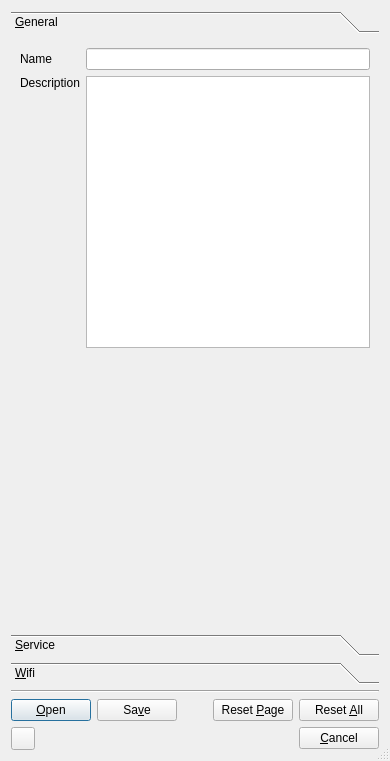
<?xml version="1.0" encoding="UTF-8"?>
<ui version="4.0">
 <class>Provisioning</class>
 <widget class="QDialog" name="Provisioning">
  <property name="geometry">
   <rect>
    <x>0</x>
    <y>0</y>
    <width>390</width>
    <height>761</height>
   </rect>
  </property>
  <property name="windowTitle">
   <string>Provisioning Editor</string>
  </property>
  <property name="sizeGripEnabled">
   <bool>true</bool>
  </property>
  <layout class="QVBoxLayout" name="verticalLayout">
   <item>
    <widget class="QToolBox" name="toolBox_prov_ed">
     <property name="currentIndex">
      <number>0</number>
     </property>
     <widget class="QWidget" name="general">
      <property name="geometry">
       <rect>
        <x>0</x>
        <y>0</y>
        <width>372</width>
        <height>589</height>
       </rect>
      </property>
      <attribute name="label">
       <string>&amp;General</string>
      </attribute>
      <layout class="QGridLayout" name="gridLayout">
       <item row="0" column="0">
        <widget class="QLabel" name="label_name">
         <property name="text">
          <string>Name</string>
         </property>
        </widget>
       </item>
       <item row="0" column="1">
        <widget class="QLineEdit" name="lineEdit_name"/>
       </item>
       <item row="1" column="0">
        <widget class="QLabel" name="label_description">
         <property name="text">
          <string>Description</string>
         </property>
         <property name="alignment">
          <set>Qt::AlignLeading|Qt::AlignLeft|Qt::AlignTop</set>
         </property>
        </widget>
       </item>
       <item row="1" column="1">
        <widget class="QPlainTextEdit" name="plainTextEdit_description"/>
       </item>
       <item row="2" column="1">
        <spacer name="verticalSpacer">
         <property name="orientation">
          <enum>Qt::Vertical</enum>
         </property>
         <property name="sizeHint" stdset="0">
          <size>
           <width>20</width>
           <height>40</height>
          </size>
         </property>
        </spacer>
       </item>
      </layout>
     </widget>
     <widget class="QWidget" name="service">
      <property name="geometry">
       <rect>
        <x>0</x>
        <y>0</y>
        <width>358</width>
        <height>603</height>
       </rect>
      </property>
      <attribute name="label">
       <string>&amp;Service</string>
      </attribute>
      <layout class="QVBoxLayout" name="verticalLayout_2">
       <item>
        <widget class="QGroupBox" name="groupBox">
         <property name="title">
          <string>Type</string>
         </property>
         <layout class="QFormLayout" name="formLayout_5">
          <item row="0" column="0">
           <widget class="QComboBox" name="comboBox_type">
            <item>
             <property name="text">
              <string>ethernet</string>
             </property>
            </item>
            <item>
             <property name="text">
              <string>wifi</string>
             </property>
            </item>
           </widget>
          </item>
          <item row="0" column="1">
           <spacer name="horizontalSpacer">
            <property name="orientation">
             <enum>Qt::Horizontal</enum>
            </property>
            <property name="sizeHint" stdset="0">
             <size>
              <width>40</width>
              <height>20</height>
             </size>
            </property>
           </spacer>
          </item>
         </layout>
        </widget>
       </item>
       <item>
        <widget class="QGroupBox" name="groupBox_ipv4">
         <property name="title">
          <string>IPV4</string>
         </property>
         <layout class="QFormLayout" name="formLayout_3">
          <item row="0" column="0">
           <widget class="QLabel" name="label_8">
            <property name="text">
             <string>Method</string>
            </property>
           </widget>
          </item>
          <item row="0" column="1">
           <widget class="QComboBox" name="comboBox_ipv4method">
            <item>
             <property name="text">
              <string>DHCP</string>
             </property>
            </item>
            <item>
             <property name="text">
              <string>Manual</string>
             </property>
            </item>
            <item>
             <property name="text">
              <string>Off</string>
             </property>
            </item>
           </widget>
          </item>
          <item row="1" column="0">
           <widget class="QLabel" name="label">
            <property name="text">
             <string>Address</string>
            </property>
           </widget>
          </item>
          <item row="1" column="1">
           <widget class="QLineEdit" name="lineEdit_ipv4address"/>
          </item>
          <item row="2" column="0">
           <widget class="QLabel" name="label_2">
            <property name="text">
             <string>Netmask</string>
            </property>
           </widget>
          </item>
          <item row="2" column="1">
           <widget class="QLineEdit" name="lineEdit_ipv4netmask"/>
          </item>
          <item row="3" column="0">
           <widget class="QLabel" name="label_3">
            <property name="text">
             <string>Gateway</string>
            </property>
           </widget>
          </item>
          <item row="3" column="1">
           <widget class="QLineEdit" name="lineEdit_ipv4gateway"/>
          </item>
         </layout>
        </widget>
       </item>
       <item>
        <widget class="QGroupBox" name="groupBox_ipv6">
         <property name="title">
          <string>IPV6</string>
         </property>
         <layout class="QFormLayout" name="formLayout_2">
          <item row="0" column="0">
           <widget class="QLabel" name="label_9">
            <property name="text">
             <string>Method</string>
            </property>
           </widget>
          </item>
          <item row="0" column="1">
           <widget class="QComboBox" name="comboBox_ipv6method">
            <item>
             <property name="text">
              <string>Auto</string>
             </property>
            </item>
            <item>
             <property name="text">
              <string>Manual</string>
             </property>
            </item>
            <item>
             <property name="text">
              <string>Off</string>
             </property>
            </item>
           </widget>
          </item>
          <item row="1" column="0">
           <widget class="QLabel" name="label_7">
            <property name="text">
             <string>Prefix Length</string>
            </property>
           </widget>
          </item>
          <item row="1" column="1">
           <widget class="QSpinBox" name="spinBox_ipv6prefixlength">
            <property name="maximum">
             <number>255</number>
            </property>
           </widget>
          </item>
          <item row="2" column="0">
           <widget class="QLabel" name="label_5">
            <property name="text">
             <string>Address</string>
            </property>
           </widget>
          </item>
          <item row="2" column="1">
           <widget class="QLineEdit" name="lineEdit_ipv6address"/>
          </item>
          <item row="3" column="0">
           <widget class="QLabel" name="label_4">
            <property name="text">
             <string>Gateway</string>
            </property>
           </widget>
          </item>
          <item row="3" column="1">
           <widget class="QLineEdit" name="lineEdit_ipv6gateway"/>
          </item>
          <item row="4" column="0">
           <widget class="QLabel" name="label_6">
            <property name="text">
             <string>Privacy</string>
            </property>
           </widget>
          </item>
          <item row="4" column="1">
           <widget class="QComboBox" name="comboBox_ipv6privacy">
            <item>
             <property name="text">
              <string>Disabled</string>
             </property>
            </item>
            <item>
             <property name="text">
              <string>Preferred</string>
             </property>
            </item>
            <item>
             <property name="text">
              <string>Enabled</string>
             </property>
            </item>
           </widget>
          </item>
         </layout>
        </widget>
       </item>
       <item>
        <widget class="QGroupBox" name="groupBox_addresses">
         <property name="title">
          <string>Addresses</string>
         </property>
         <layout class="QFormLayout" name="formLayout">
          <item row="0" column="0">
           <widget class="QLabel" name="label_10">
            <property name="text">
             <string>MAC Address</string>
            </property>
           </widget>
          </item>
          <item row="0" column="1">
           <widget class="QLineEdit" name="lineEdit_macaddress"/>
          </item>
          <item row="1" column="0">
           <widget class="QLabel" name="label_14">
            <property name="text">
             <string>Domain</string>
            </property>
           </widget>
          </item>
          <item row="1" column="1">
           <widget class="QLineEdit" name="lineEdit_domain"/>
          </item>
          <item row="2" column="0">
           <widget class="QLabel" name="label_11">
            <property name="text">
             <string>Name Servers</string>
            </property>
           </widget>
          </item>
          <item row="2" column="1">
           <widget class="QLineEdit" name="lineEdit_nameservers"/>
          </item>
          <item row="3" column="0">
           <widget class="QLabel" name="label_12">
            <property name="text">
             <string>Time Servers</string>
            </property>
           </widget>
          </item>
          <item row="3" column="1">
           <widget class="QLineEdit" name="lineEdit_timeservers"/>
          </item>
          <item row="4" column="0">
           <widget class="QLabel" name="label_13">
            <property name="text">
             <string>Search Domains</string>
            </property>
           </widget>
          </item>
          <item row="4" column="1">
           <widget class="QLineEdit" name="lineEdit_searchdomains"/>
          </item>
         </layout>
        </widget>
       </item>
       <item>
        <spacer name="verticalSpacer_2">
         <property name="orientation">
          <enum>Qt::Vertical</enum>
         </property>
         <property name="sizeHint" stdset="0">
          <size>
           <width>20</width>
           <height>40</height>
          </size>
         </property>
        </spacer>
       </item>
      </layout>
     </widget>
     <widget class="QWidget" name="wifi">
      <property name="geometry">
       <rect>
        <x>0</x>
        <y>0</y>
        <width>357</width>
        <height>579</height>
       </rect>
      </property>
      <attribute name="label">
       <string>&amp;Wifi</string>
      </attribute>
      <layout class="QGridLayout" name="gridLayout_5">
       <item row="0" column="0">
        <widget class="QGroupBox" name="groupBox_4">
         <property name="title">
          <string>Need some good name</string>
         </property>
         <layout class="QGridLayout" name="gridLayout_4">
          <item row="0" column="0">
           <widget class="QLabel" name="label_15">
            <property name="text">
             <string>Name</string>
            </property>
           </widget>
          </item>
          <item row="0" column="1" colspan="2">
           <widget class="QLineEdit" name="lineEdit_wifiname"/>
          </item>
          <item row="1" column="0">
           <widget class="QLabel" name="label_16">
            <property name="text">
             <string>SSID</string>
            </property>
           </widget>
          </item>
          <item row="1" column="1" colspan="2">
           <widget class="QLineEdit" name="lineEdit_wifissid"/>
          </item>
          <item row="2" column="0" colspan="2">
           <widget class="QCheckBox" name="checkBox_wifihidden">
            <property name="text">
             <string>Hidden</string>
            </property>
           </widget>
          </item>
          <item row="2" column="2">
           <spacer name="horizontalSpacer_3">
            <property name="orientation">
             <enum>Qt::Horizontal</enum>
            </property>
            <property name="sizeHint" stdset="0">
             <size>
              <width>241</width>
              <height>20</height>
             </size>
            </property>
           </spacer>
          </item>
         </layout>
        </widget>
       </item>
       <item row="1" column="0">
        <widget class="QGroupBox" name="groupBox_eap">
         <property name="title">
          <string>Extensible Authentication Protocol</string>
         </property>
         <layout class="QGridLayout" name="gridLayout_7">
          <item row="0" column="0">
           <widget class="QLabel" name="label_17">
            <property name="text">
             <string>EAP Type</string>
            </property>
           </widget>
          </item>
          <item row="0" column="1">
           <widget class="QComboBox" name="comboBox_eaptype">
            <item>
             <property name="text">
              <string/>
             </property>
            </item>
            <item>
             <property name="text">
              <string>tls</string>
             </property>
            </item>
            <item>
             <property name="text">
              <string>ttls</string>
             </property>
            </item>
            <item>
             <property name="text">
              <string>peap</string>
             </property>
            </item>
           </widget>
          </item>
          <item row="1" column="0">
           <widget class="QLabel" name="label_22">
            <property name="text">
             <string>Identity</string>
            </property>
           </widget>
          </item>
          <item row="1" column="1">
           <widget class="QLineEdit" name="lineEdit_eaptype"/>
          </item>
         </layout>
        </widget>
       </item>
       <item row="2" column="0">
        <widget class="QGroupBox" name="groupBox_certificates">
         <property name="title">
          <string>Certificates</string>
         </property>
         <layout class="QGridLayout" name="gridLayout_2">
          <item row="0" column="0">
           <widget class="QLabel" name="label_18">
            <property name="text">
             <string>CA Certificate File</string>
            </property>
           </widget>
          </item>
          <item row="0" column="1">
           <widget class="QLineEdit" name="lineEdit_cacertfile"/>
          </item>
          <item row="0" column="2">
           <widget class="QToolButton" name="toolButton_cacertfile">
            <property name="text">
             <string>...</string>
            </property>
           </widget>
          </item>
          <item row="1" column="0">
           <widget class="QLabel" name="label_19">
            <property name="text">
             <string>Client Certificate File</string>
            </property>
           </widget>
          </item>
          <item row="1" column="1">
           <widget class="QLineEdit" name="lineEdit_clientcertfile"/>
          </item>
          <item row="1" column="2">
           <widget class="QToolButton" name="toolButton_clientcertfile">
            <property name="text">
             <string>...</string>
            </property>
           </widget>
          </item>
         </layout>
        </widget>
       </item>
       <item row="3" column="0">
        <widget class="QGroupBox" name="groupBox_privatekey">
         <property name="title">
          <string>Private Key</string>
         </property>
         <layout class="QGridLayout" name="gridLayout_3">
          <item row="0" column="0">
           <widget class="QLabel" name="label_20">
            <property name="text">
             <string>Private Key File</string>
            </property>
           </widget>
          </item>
          <item row="0" column="1" colspan="3">
           <widget class="QLineEdit" name="lineEdit_privatekeyfile"/>
          </item>
          <item row="0" column="4">
           <widget class="QToolButton" name="toolButton_privatekeyfile">
            <property name="text">
             <string>...</string>
            </property>
           </widget>
          </item>
          <item row="1" column="0" colspan="2">
           <widget class="QLabel" name="label_26">
            <property name="text">
             <string>Private Key Passphrase</string>
            </property>
           </widget>
          </item>
          <item row="1" column="2" colspan="3">
           <widget class="QLineEdit" name="lineEdit_privatekeypassphrase"/>
          </item>
          <item row="2" column="0">
           <widget class="QLabel" name="label_27">
            <property name="text">
             <string>Passphrase Type</string>
            </property>
           </widget>
          </item>
          <item row="2" column="1" colspan="2">
           <widget class="QComboBox" name="comboBox_privatekeypassphrasetype">
            <item>
             <property name="text">
              <string/>
             </property>
            </item>
            <item>
             <property name="text">
              <string>fsid</string>
             </property>
            </item>
           </widget>
          </item>
          <item row="2" column="3" colspan="2">
           <spacer name="horizontalSpacer_2">
            <property name="orientation">
             <enum>Qt::Horizontal</enum>
            </property>
            <property name="sizeHint" stdset="0">
             <size>
              <width>117</width>
              <height>20</height>
             </size>
            </property>
           </spacer>
          </item>
         </layout>
        </widget>
       </item>
       <item row="4" column="0">
        <widget class="QGroupBox" name="groupBox_security">
         <property name="title">
          <string>Security</string>
         </property>
         <layout class="QGridLayout" name="gridLayout_6">
          <item row="0" column="0" colspan="2">
           <widget class="QLabel" name="label_25">
            <property name="text">
             <string>Security Type</string>
            </property>
           </widget>
          </item>
          <item row="0" column="2">
           <widget class="QComboBox" name="comboBox_securitytype">
            <item>
             <property name="text">
              <string>none</string>
             </property>
            </item>
            <item>
             <property name="text">
              <string>psk</string>
             </property>
            </item>
            <item>
             <property name="text">
              <string>ieee8021x</string>
             </property>
            </item>
            <item>
             <property name="text">
              <string>wep</string>
             </property>
            </item>
           </widget>
          </item>
          <item row="1" column="0">
           <widget class="QLabel" name="label_23">
            <property name="text">
             <string>Passphrase</string>
            </property>
           </widget>
          </item>
          <item row="1" column="2">
           <widget class="QLineEdit" name="lineEdit_passphrase"/>
          </item>
          <item row="2" column="0">
           <widget class="QLabel" name="label_24">
            <property name="text">
             <string>Phase 2</string>
            </property>
           </widget>
          </item>
          <item row="2" column="1" colspan="2">
           <widget class="QLineEdit" name="lineEdit_phase2"/>
          </item>
         </layout>
        </widget>
       </item>
      </layout>
     </widget>
    </widget>
   </item>
   <item>
    <widget class="Line" name="line">
     <property name="orientation">
      <enum>Qt::Horizontal</enum>
     </property>
    </widget>
   </item>
   <item>
    <layout class="QHBoxLayout" name="horizontalLayout">
     <item>
      <widget class="QPushButton" name="pushButton_open">
       <property name="text">
        <string>&amp;Open</string>
       </property>
      </widget>
     </item>
     <item>
      <widget class="QPushButton" name="pushButton_save">
       <property name="enabled">
        <bool>true</bool>
       </property>
       <property name="whatsThis">
        <string>&lt;html&gt;&lt;head/&gt;&lt;body&gt;&lt;p&gt;Accept the entries, send them to Connman, and close the dialog.&lt;/p&gt;&lt;/body&gt;&lt;/html&gt;</string>
       </property>
       <property name="text">
        <string>Sa&amp;ve</string>
       </property>
      </widget>
     </item>
     <item>
      <spacer name="horizontalSpacer_5">
       <property name="orientation">
        <enum>Qt::Horizontal</enum>
       </property>
       <property name="sizeHint" stdset="0">
        <size>
         <width>40</width>
         <height>20</height>
        </size>
       </property>
      </spacer>
     </item>
     <item>
      <widget class="QPushButton" name="pushButton_resetpage">
       <property name="whatsThis">
        <string>&lt;html&gt;&lt;head/&gt;&lt;body&gt;&lt;p&gt;Clear all entries on the current page.&lt;/p&gt;&lt;p&gt;This button will reset every field on the current page to the default value, which generally means nothing in the field.&lt;/p&gt;&lt;/body&gt;&lt;/html&gt;</string>
       </property>
       <property name="text">
        <string>Reset &amp;Page</string>
       </property>
      </widget>
     </item>
     <item>
      <widget class="QPushButton" name="pushButton_resetall">
       <property name="whatsThis">
        <string>&lt;html&gt;&lt;head/&gt;&lt;body&gt;&lt;p&gt;Clear all fields on every page of the dialog.&lt;/p&gt;&lt;p&gt;This will reset every field on every page to the default value for the field. &lt;/p&gt;&lt;/body&gt;&lt;/html&gt;</string>
       </property>
       <property name="text">
        <string>Reset &amp;All</string>
       </property>
      </widget>
     </item>
    </layout>
   </item>
   <item>
    <layout class="QHBoxLayout" name="horizontalLayout_2">
     <item>
      <widget class="QToolButton" name="toolButton_whatsthis">
       <property name="toolTip">
        <string>&lt;html&gt;&lt;head/&gt;&lt;body&gt;&lt;p&gt;What's This&lt;/p&gt;&lt;/body&gt;&lt;/html&gt;</string>
       </property>
       <property name="text">
        <string/>
       </property>
      </widget>
     </item>
     <item>
      <spacer name="horizontalSpacer_4">
       <property name="orientation">
        <enum>Qt::Horizontal</enum>
       </property>
       <property name="sizeHint" stdset="0">
        <size>
         <width>40</width>
         <height>20</height>
        </size>
       </property>
      </spacer>
     </item>
     <item>
      <widget class="QPushButton" name="pushButton_cancel">
       <property name="whatsThis">
        <string>&lt;html&gt;&lt;head/&gt;&lt;body&gt;&lt;p&gt;Close the dialog without sending any entries to Connman.&lt;/p&gt;&lt;/body&gt;&lt;/html&gt;</string>
       </property>
       <property name="text">
        <string>&amp;Cancel</string>
       </property>
      </widget>
     </item>
    </layout>
   </item>
  </layout>
 </widget>
 <resources/>
 <connections>
  <connection>
   <sender>pushButton_cancel</sender>
   <signal>clicked()</signal>
   <receiver>Provisioning</receiver>
   <slot>reject()</slot>
   <hints>
    <hint type="sourcelabel">
     <x>346</x>
     <y>710</y>
    </hint>
    <hint type="destinationlabel">
     <x>303</x>
     <y>-17</y>
    </hint>
   </hints>
  </connection>
 </connections>
</ui>
